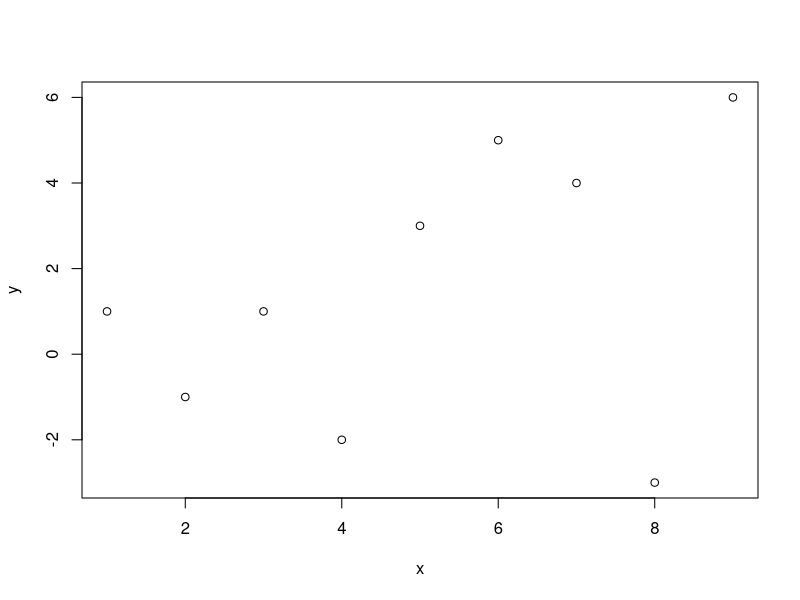

Generate this figure with R:
#my first R script

x = c(1,2,3,4,5,6,7,8,9)
y = c(1,-1,1,-2,3,5,4,-3,6)

#plot y as a function of x

plot(x,y)
